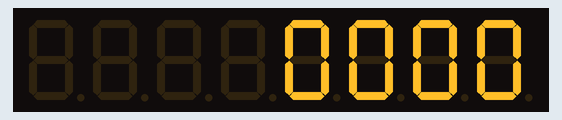
A sketch run on a simulated Arduino Uno, built with avr-gcc and run on an emulated ATmega328P. On the bench: 8-digit seven-segment display.

Above: at 0.05 s.
At 5.02 s:
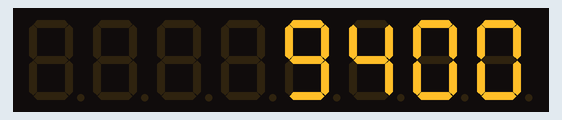
At 9.99 s:
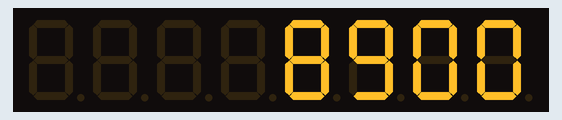
At 19.93 s:
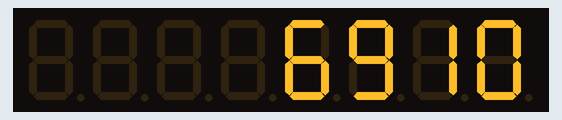
At 29.87 s:
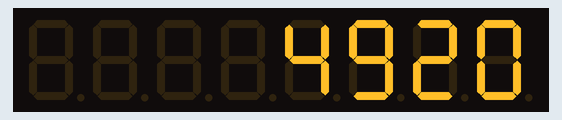
At 39.93 s:
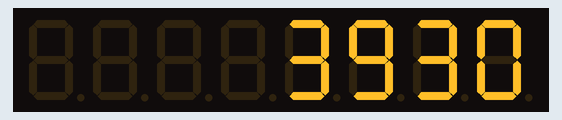

The sketch:

01_Segmentovy_displej.ino
```cpp
// Použité knihovny: LedControl
#include <LedControl.h>

// Deklarace displeje
// LedControl(Din, CLK, Load, # čipů)
LedControl lc = LedControl(10, 12, 11, 1);

void setup()
{
  // Probuzení displeje
  // shutdown(adresa, T/F)
  lc.shutdown(0, false);

  // Nastavení podsvícení
  // setIntensity(adresa, <0-15>)
  lc.setIntensity(0, 15);

  // Smazání displeje
  // clearDisplay(adresa)
  lc.clearDisplay(0);
  Serial.begin(9600);
}

// Metoda pro zobrazení čísel na displej
// Zobrazuje čísla na správné pozici
void zobrazCislo(int in_cislo)
{
  int cislo;

  for (int i = 3; i >= 0; i--)
  {
    cislo = in_cislo % 10;
    // in_cislo = in_cislo / 10;
    in_cislo /= 10;
    // .setDigit(adresa, pozice, číslo, desetinná tečka T/F)
    lc.setDigit(0, i, cislo, false);
  }
}

void loop()
{
  for (int i = 0; i < 9999; i++)
  {
    zobrazCislo(i);
    delay(100);
  }
}
```
